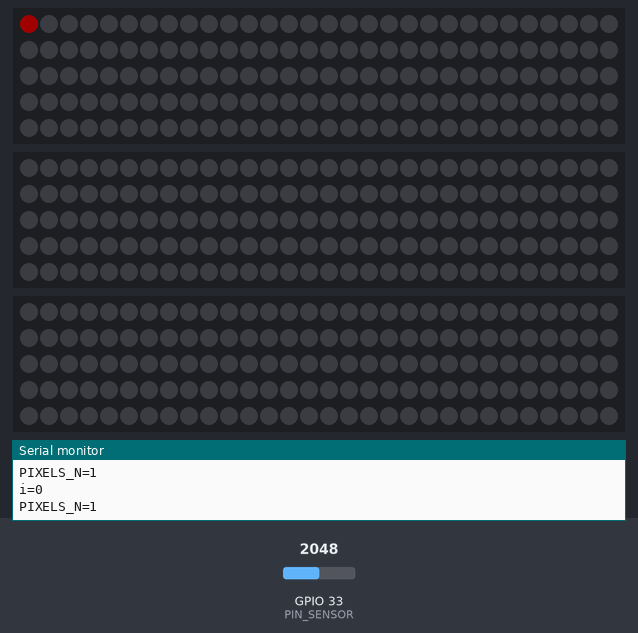
A sketch run on a simulated ESP32. On the bench: 3 × 150 RGB LEDs in strip order, left to right, continuing on the next row, the last lines printed to the serial monitor. The test bench sets the inputs (shaded band); at power-on: GPIO 33 (PIN_SENSOR) = 2048. Dim RGB values are drawn brighter than linear.

Above: at 0.1 s.
At 1.0 s:
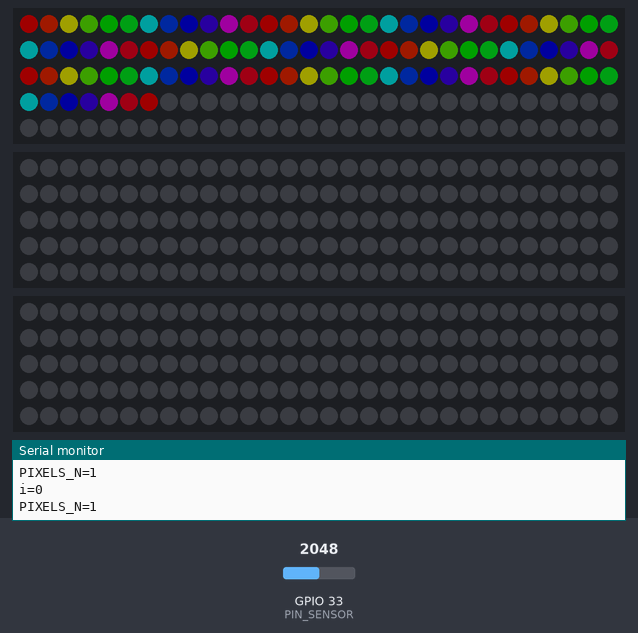
At 1.59 s:
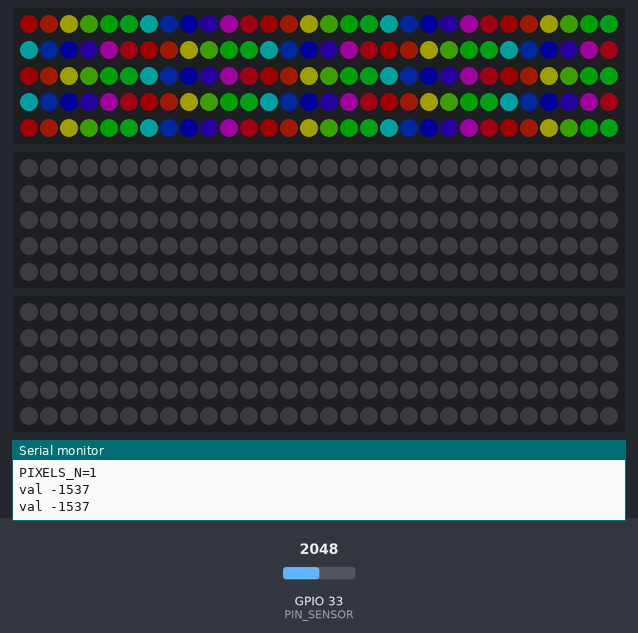
At 2.02 s:
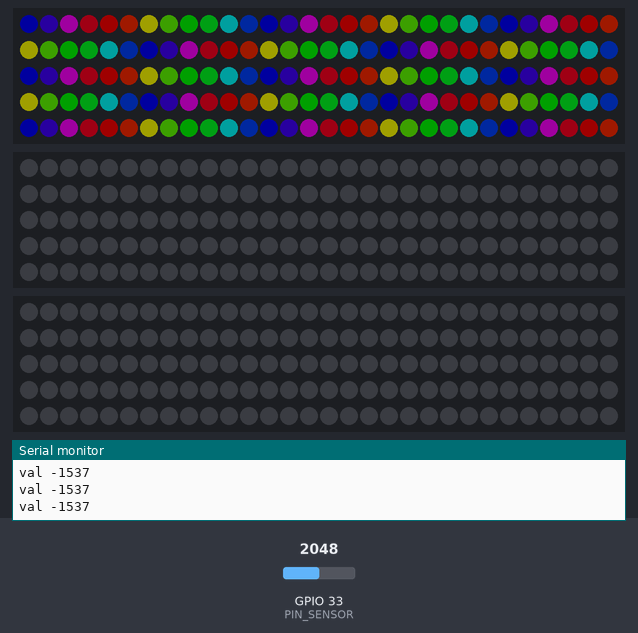
At 2.44 s:
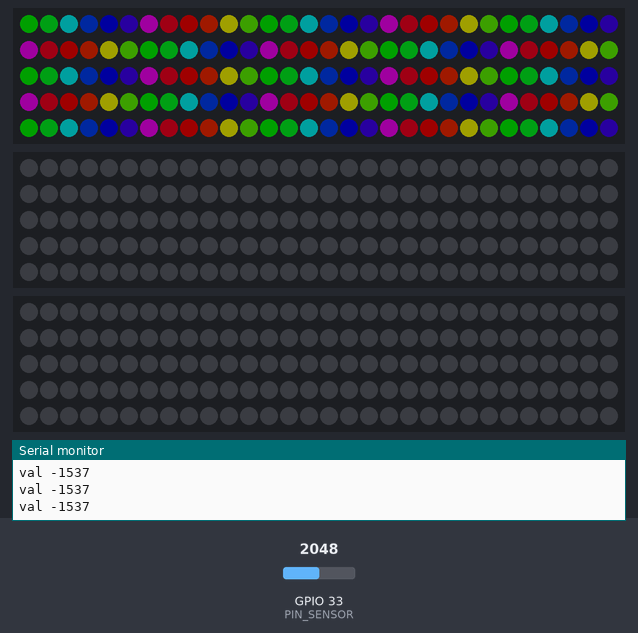
At 2.96 s:
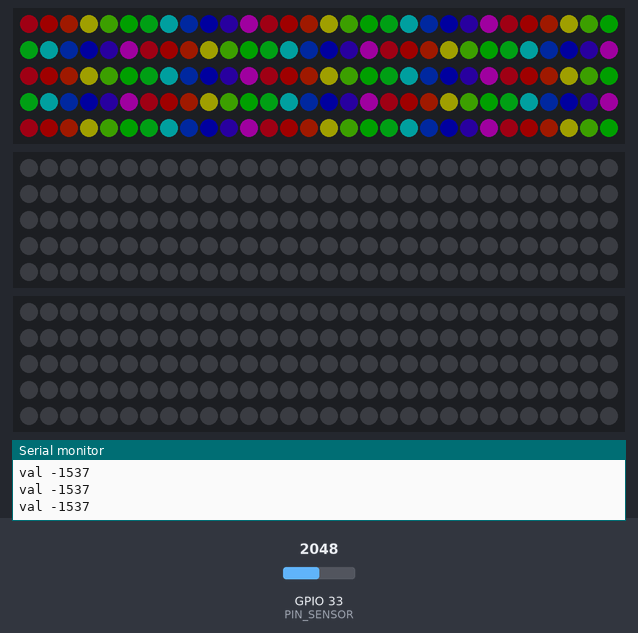

The sketch:

sensor1.ino
```cpp
#include <Arduino.h>
#include "Ytani_NeoPixel.h"
#include "PressureSensor.h"

const uint8_t PIN_SENSOR = 33;
PressureSensor *sensor;

// const uint8_t PIN_ONBOARD_LED = 5;  // LOLIN D32 (ESP32)
// const uint8_t PIN_ONBOARD_LED = 1;  // DigiSpark ATTiny85
// const uint8_t PIN_ONBOARD_LED = 13;  // Arduino Uno
// const uint8_t PIN_ONBOARD_LED = 17;  // Arduino Pro Micro (RX)
// const uint8_t PIN_ONBOARD_LED = 30;  // Arduino Pro Micro (TX)
const uint8_t PIN_ONBOARD_LED = 27;  // M5Stamp Pico (NeoPixel)

const uint8_t  PIN_PIXEL[]    = {25};
//const uint8_t  PIN_PIXEL[]    = {25, PIN_ONBOARD_LED};
//const uint8_t  PIN_PIXEL[]    = {32, PIN_ONBOARD_LED};
//const uint8_t  PIN_PIXEL[]    = {32, 33};
const uint8_t  PIXELS_N       = sizeof(PIN_PIXEL) / sizeof(PIN_PIXEL[0]);
const uint16_t LED_N          = 150;
const int      BRIGHTNESS     = 32;  // 1-255

const unsigned long LOOP_DELAY = 100;  // ms

const uint8_t COLOR_LIST[][3] =
  {
   {BRIGHTNESS, 0, 0},
   {BRIGHTNESS, int(1*BRIGHTNESS/6), 0},
   {BRIGHTNESS, BRIGHTNESS, 0},
   {int(3*BRIGHTNESS/8), BRIGHTNESS, 0},
   {0, BRIGHTNESS, 0},
   {0, BRIGHTNESS, int(1*BRIGHTNESS/8)},
   {0, BRIGHTNESS, BRIGHTNESS},
   {0, int(1*BRIGHTNESS/4), BRIGHTNESS},
   {0, 0, BRIGHTNESS},
   {int(3*BRIGHTNESS/12), 0, BRIGHTNESS},
   {BRIGHTNESS, 0, BRIGHTNESS},
   {BRIGHTNESS, 0, int(1*BRIGHTNESS/8)}
  };
const int COLOR_N = sizeof(COLOR_LIST) / sizeof(COLOR_LIST[0]);

Ytani_NeoPixel Pixel[] =
  {
   Ytani_NeoPixel(LED_N, PIN_PIXEL[0]),
   Ytani_NeoPixel(LED_N, PIN_PIXEL[1]),
   Ytani_NeoPixel(LED_N, PIN_PIXEL[2])
  };
//Ytani_NeoPixel Pixel[PIXELS_N];

/**
 *
 */
void set_color_and_show(int color_i, unsigned long delay_msec=0) {
  if (color_i >= COLOR_N) {
    color_i %= COLOR_N;
  }

  for (int i=0; i < LED_N; i++) {
    for (int p=0; p < PIXELS_N; p++) {
      Pixel[p].setColor(i,
                         COLOR_LIST[color_i][0],
                         COLOR_LIST[color_i][1],
                         COLOR_LIST[color_i][2]);
    }

    color_i = (color_i + 1) % COLOR_N;

    if ( delay_msec > 0 ) {
      for (int p=0; p < PIXELS_N; p++) {
        Pixel[p].show();
      }
      delay(delay_msec);
    }
  } // for(i)

  if (delay_msec == 0) {
    for (int p=0; p < PIXELS_N; p++) {
      Pixel[p].show();
    }
  }
}

/**
 *
 */
void setup() {
  Serial.begin(115200);
  while ( !Serial ) {
    delay(10);
  }

  sensor = new PressureSensor(ADC1_CHANNEL_5, ADC_ATTEN_DB_11, ADC_WIDTH_BIT_9);

  Serial.println("PIXELS_N=" + String(PIXELS_N));
  for (int i=0; i < PIXELS_N; i++) {
    Serial.println("i=" + String(i));
    //    Pixel[i] = Ytani_NeoPixel(LED_N, PIN_PIXEL[i]);
    Pixel[i].clear();
    Pixel[i].show();
  } // for(PIXELS_N)

  Serial.println("PIXELS_N=" + String(PIXELS_N));
  set_color_and_show(0, 5);
}

/**
 *
 */
void loop() {
  static int color_i = 1;
  int val;

  val = sensor->get();
  Serial.printf("val %d\n", val);

  set_color_and_show(color_i);
  color_i = (color_i + COLOR_N - 1) % COLOR_N;

  delay(LOOP_DELAY);
}
```

PressureSensor.cpp
```cpp
/**
 * (c) 2021 Yoichi Tanibayashi
 */
#include "PressureSensor.h"

/**
 *
 */
unsigned long PressureSensor::bitWidth2maxVal(adc_bits_width_t width) {
  unsigned long max_val = 0;

  switch (width) {  // XXX
  case ADC_WIDTH_BIT_9:
    max_val = 511;
    break;
  default:
    max_val = 0;
    break;
  } // switch

  return max_val;
} // PressureSensor::bitWidth2maxVal()

/**
 * constructor
 */
PressureSensor::PressureSensor(adc1_channel_t adc_ch, adc_atten_t adc_atten,
                               adc_bits_width_t width) {
  this->_adc_ch = adc_ch;
  this->_adc_atten = adc_atten;
  this->_max_val = bitWidth2maxVal(width);
  Serial.printf("%s> adc_ch=%d, adc_atten=%d, max_val=%d\n",
                "PressureSensor::PressureSensor",
                this->_adc_ch, this->_adc_atten, this->_max_val);

  adc1_config_width(width);
  adc1_config_channel_atten(this->_adc_ch, this->_adc_atten);
} // PressureSensor()

/**
 *
 */
int PressureSensor::get() {
  esp_err_t ret;
  int val;

  val = adc1_get_raw(this->_adc_ch);
  return (this->_max_val - val);
} // PressureSensor::get()
```

PressureSensor.h
```cpp
/**
 * (c) 2021 Yoichi Tanibayashi
 *
 * !! Importan: for ADC1 only !!
 *
 *  ADC1 has 8 channels:
 *   ADC1_CHANNEL_0 GPIO36
 *   ADC1_CHANNEL_1 GPIO37
 *   ADC1_CHANNEL_2 GPIO38
 *   ADC1_CHANNEL_3 GPIO39
 *   ADC1_CHANNEL_4 GPIO32
 *   ADC1_CHANNEL_5 GPIO33
 *   ADC1_CHANNEL_6 GPIO34
 *   ADC1_CHANNEL_7 GPIO35
 *
 *  ADC2 has 10 channels:
 *   ADC2_CHANNEL_0 GPIO4  A10
 *   ADC2_CHANNEL_1 GPIO0  A11
 *   ADC2_CHANNEL_2 GPIO2  A12
 *   ADC2_CHANNEL_3 GPIO15 A13
 *   ADC2_CHANNEL_4 GPIO13 A14
 *   ADC2_CHANNEL_5 GPIO12 A15   // Don't Use !!
 *   ADC2_CHANNEL_6 GPIO14 A16
 *   ADC2_CHANNEL_7 GPIO27 A17
 *   ADC2_CHANNEL_8 GPIO25 A18
 *   ADC2_CHANNEL_9 GPIO26 A19
 */
#ifndef PRESSURE_SENSOR_H
#define PRESSURE_SENSOR_H

#include <Arduino.h>
#include <driver/adc.h>

class PressureSensor {
 public:
  static const adc_bits_width_t DEF_BIT_WIDTH = ADC_WIDTH_BIT_9;

  static unsigned long bitWidth2maxVal(adc_bits_width_t width);

  PressureSensor(adc1_channel_t adc_ch, adc_atten_t adc_atten,
                 adc_bits_width_t width=DEF_BIT_WIDTH);
  int get();

 private:
  adc1_channel_t  _adc_ch;
  adc_atten_t     _adc_atten;
  unsigned long   _max_val;
};
#endif // PRESSURE_SENSOR_H
```

Ytani_NeoPixel.h
```cpp
// (licence header left out)
#ifndef YTANI_NEOPIXEL_H
#define YTANI_NEOPIXEL_H

#include <Adafruit_NeoPixel.h>

/**
 *
 */
class Ytani_NeoPixel {
public:
  Ytani_NeoPixel() {
  }

  Ytani_NeoPixel(uint8_t n, uint8_t pin) {
    this->_pixels = Adafruit_NeoPixel(n, pin, NEO_GRB + NEO_KHZ800);
    this->_pixels.begin();
    this->_pixels.setBrightness(255);
  }

  void clear() {
    this->_pixels.clear();
  }

  void show() {
    this->_pixels.show();
  }

  void setColor(int i, uint32_t col) {
    this->_pixels.setPixelColor(i, col);
  }

  void setColor(int i, uint8_t r, uint8_t g, uint8_t b) {
    this->_pixels.setPixelColor(i, r, g, b);
  }

  uint32_t getColor(int i) {
    return this->_pixels.getPixelColor(i);
  }

  uint32_t color(uint8_t r, uint8_t g, uint8_t b) {
    return this->_pixels.Color(r, g, b);
  }

private:
  Adafruit_NeoPixel _pixels;
  uint8_t pixels_n = 0;
  uint8_t pin;
};
#endif // YTANI_NEOPIXEL_H
```

Measured:
- by itself, everything shown: repeats every 1.3 s, in 12 steps
